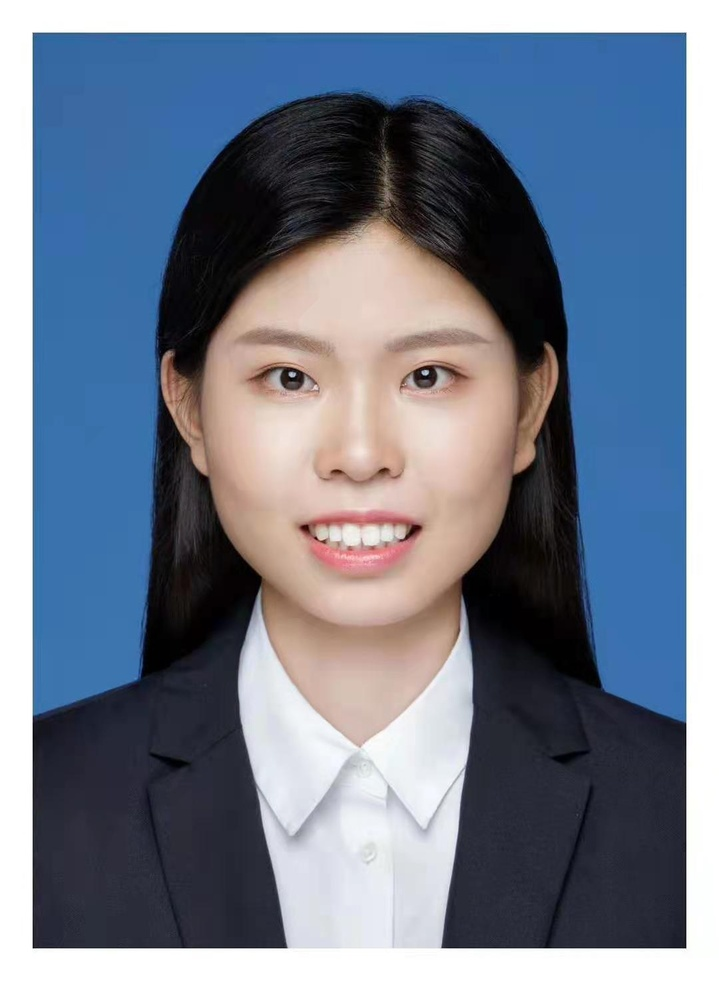
#> input picture test/pic/111.jpg, 719 x 981 px, shrunk from 1080 x 1474 before the run, found by its file name
$ python manual_depict.py
#> lines starting #> are read from the running program, lines starting #| are printed output that depends on the picture
from PIL import Image
import numpy as np
import os


# file_name = "微信图片_20210213194550.jpg"
file_name = "111.jpg"
# a = np.array(Image.open("./pic/微信图片_20210213194507.jpg").convert('L')).astype('float')
a = np.array(Image.open("./pic/" + file_name).convert('L')).astype('float')
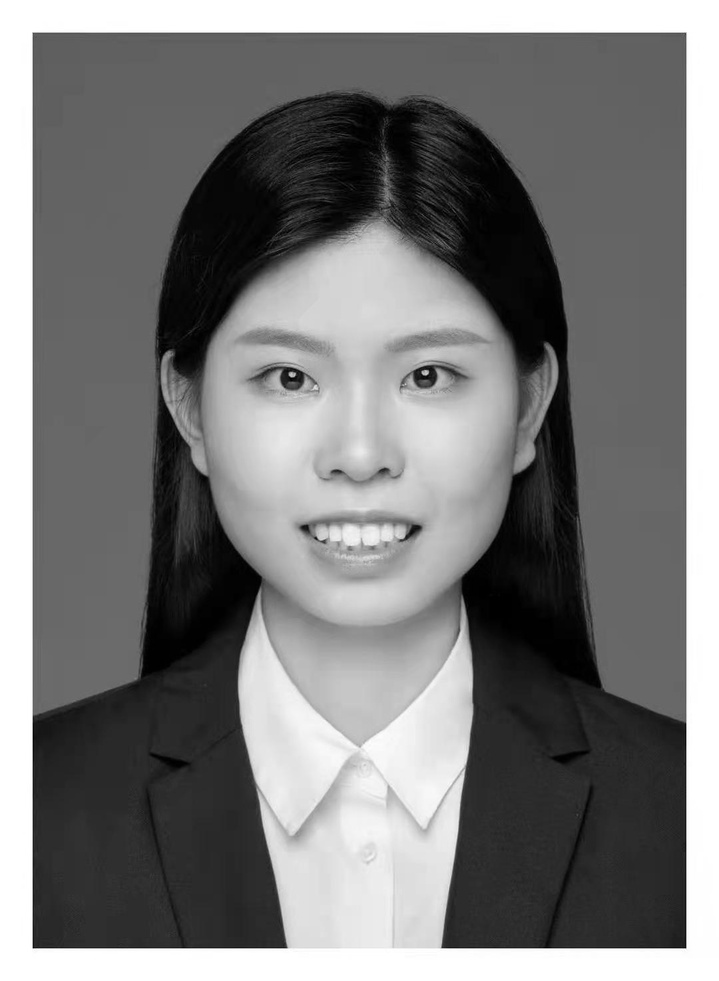
#> a: shape (981, 719) float64; min 0, max 255, mean 123


for i in range(1, 8):
    depth = i         # (0-100)
    grad_x, grad_y = np.gradient(a)     # 对图像灰度的梯度值，分别取横纵图的梯度值
    grad_x = grad_x * depth / 100.
    grad_y = grad_y * depth / 100.
    A = np.sqrt(grad_x ** 2 + grad_y ** 2 + 1.)
    uni_x = grad_x / A
    uni_y = grad_y / A
    uni_z = 1. / A

    vec_el = np.pi / 2.2                # 光源的俯视角度，弧度值
    vec_az = np.pi / 4.                 # 光源的方位角度，弧度值
    dx = np.cos(vec_el) * np.cos(vec_az)# 光源对x轴的影响
    dy = np.cos(vec_el) * np.sin(vec_az)# 光源对x轴的影响
    dz = np.sin(vec_el)  # 光源对x轴的影响

    b = 255 * (dx * uni_x + dy * uni_y + dz * uni_z)    # 光源归一化
    b = b.clip(0, 255)

    im = Image.fromarray(b.astype('uint8'))

    save_path = './' + file_name + "_"
    im.save(save_path + str(i) + ".jpg")
    print("save success!")
#> this loop made 7 passes
#> pass 1, `grad_x, grad_y = np.gradient(a)`:
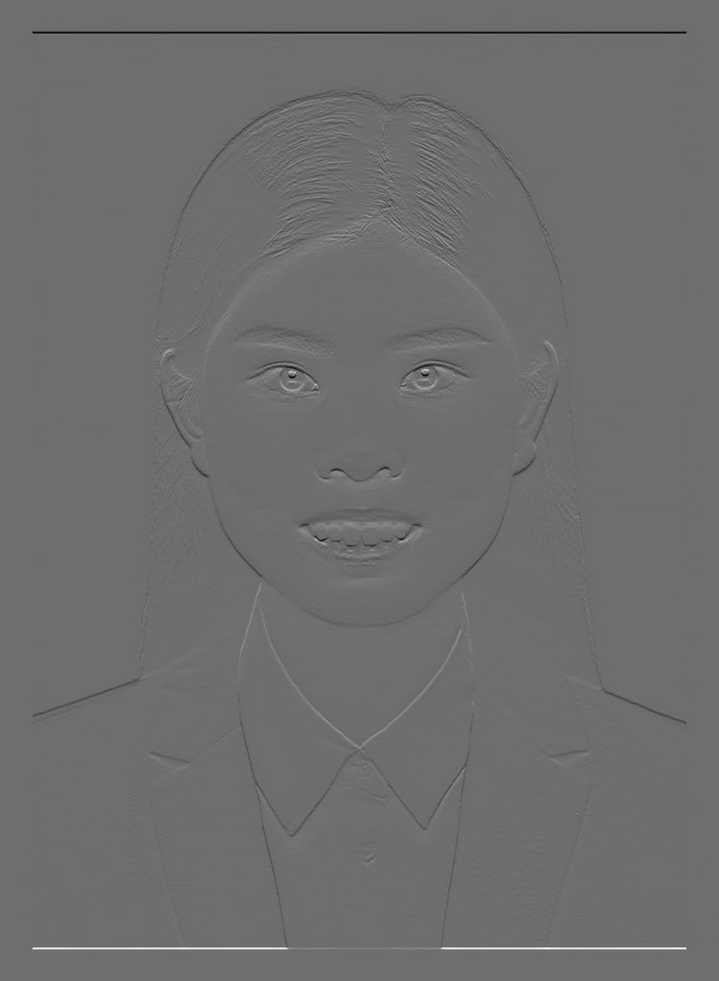
#> grad_x: shape (981, 719) float64; min -96, max 126.5, mean 0; drawn with min black and max white
#> pass 1, `grad_x, grad_y = np.gradient(a)`:
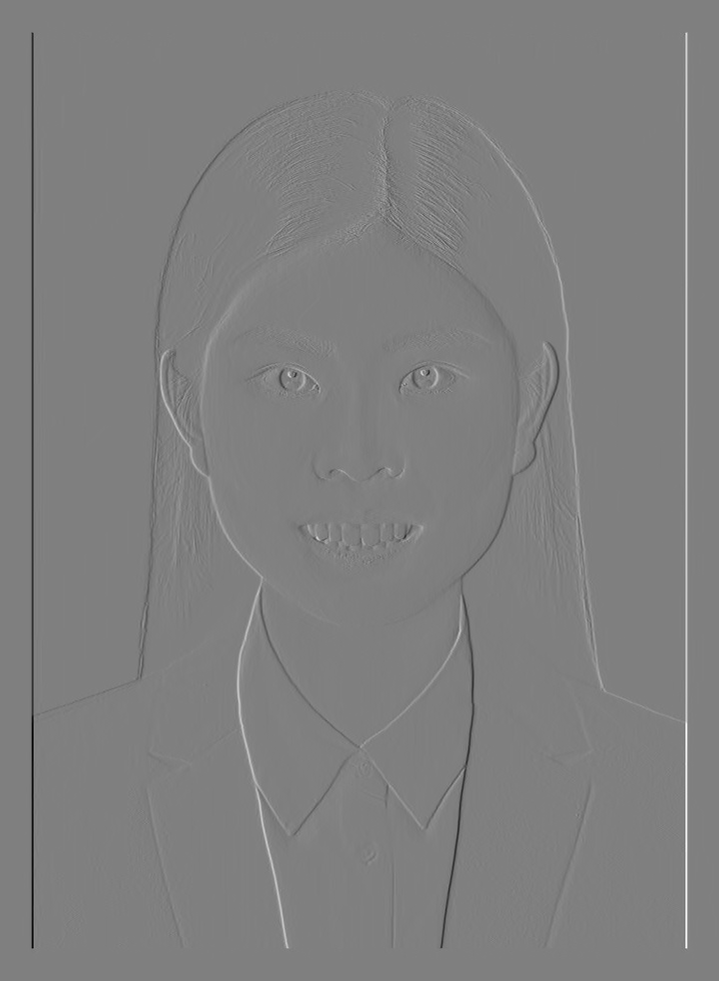
#> grad_y: shape (981, 719) float64; min -127.5, max 127, mean 0; drawn with min black and max white
#> after the loop:
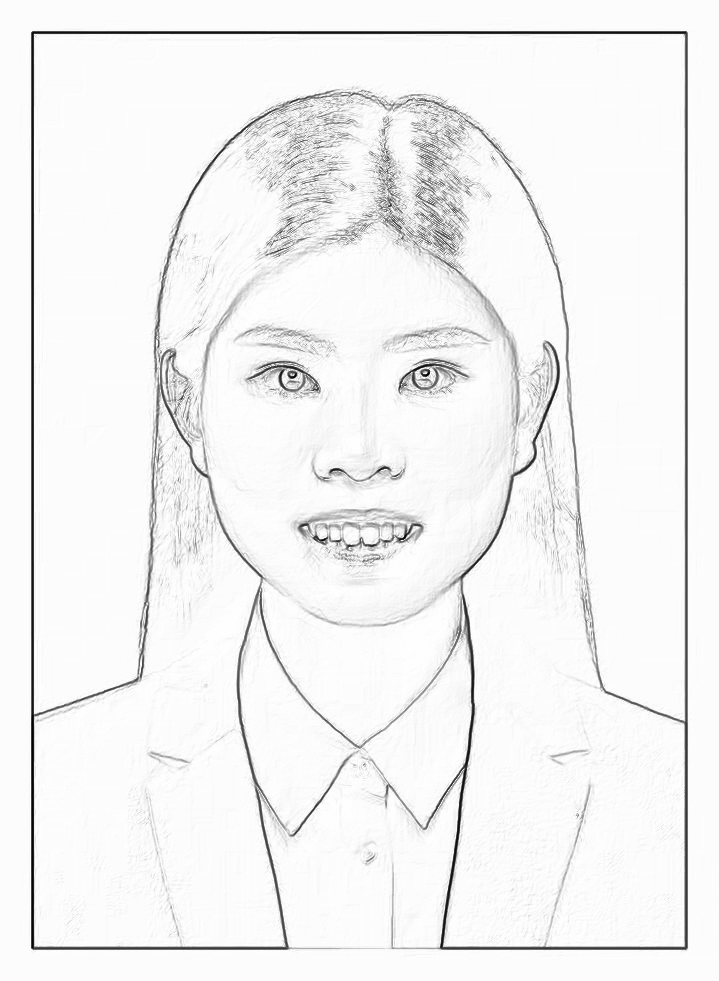
#> im: PIL image 719x981 L; min 0, max 254, mean 242.7

$ run again, with test/pic/微信图片_20210213194550.jpg copied over test/pic/111.jpg
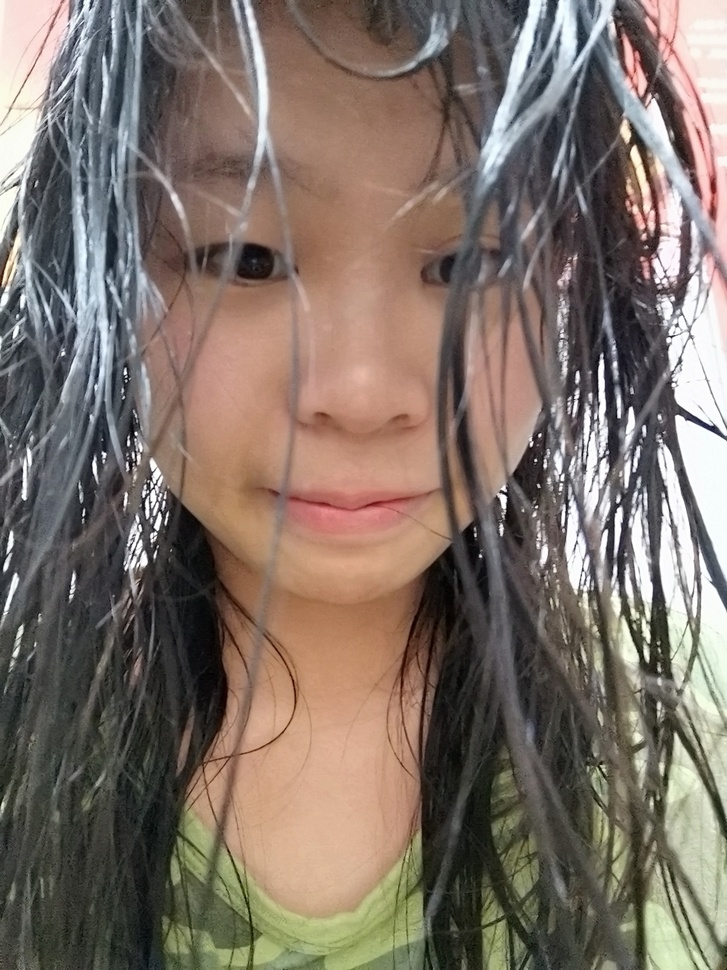
#> input picture test/pic/微信图片_20210213194550.jpg, 727 x 970 px, shrunk from 3456 x 4608 before the run, found by its file name
#> the loop `for i in range(1, 8):` made 7 passes
#> pass 1, `grad_x, grad_y = np.gradient(a)`:
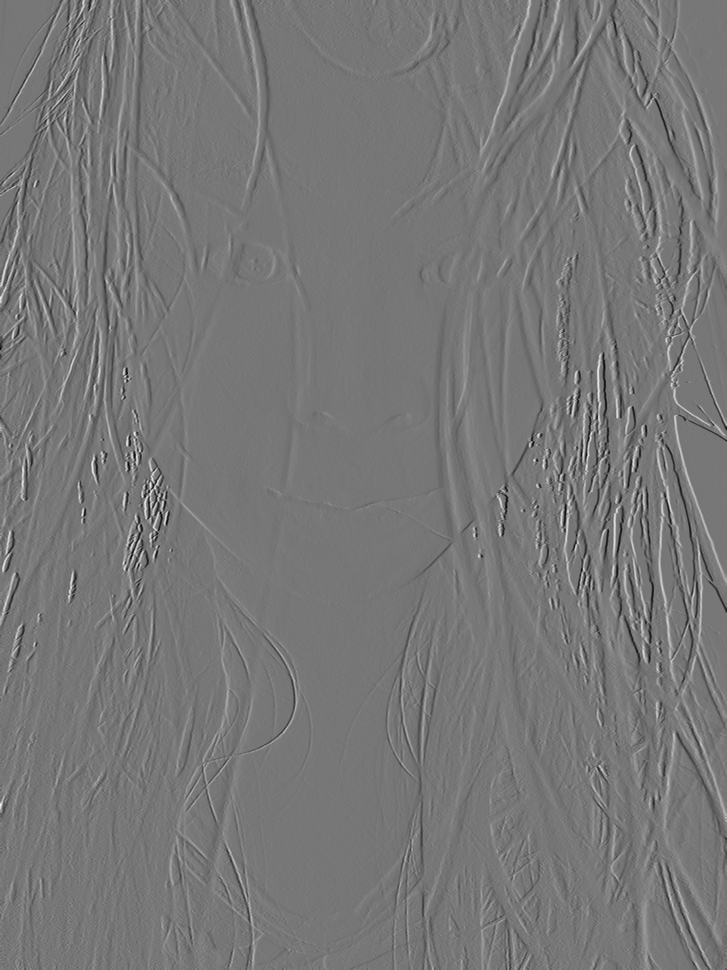
#> grad_y: shape (970, 727) float64; min -125, max 142, mean 0.1; drawn with min black and max white
#> after the loop `for i in range(1, 8):`:
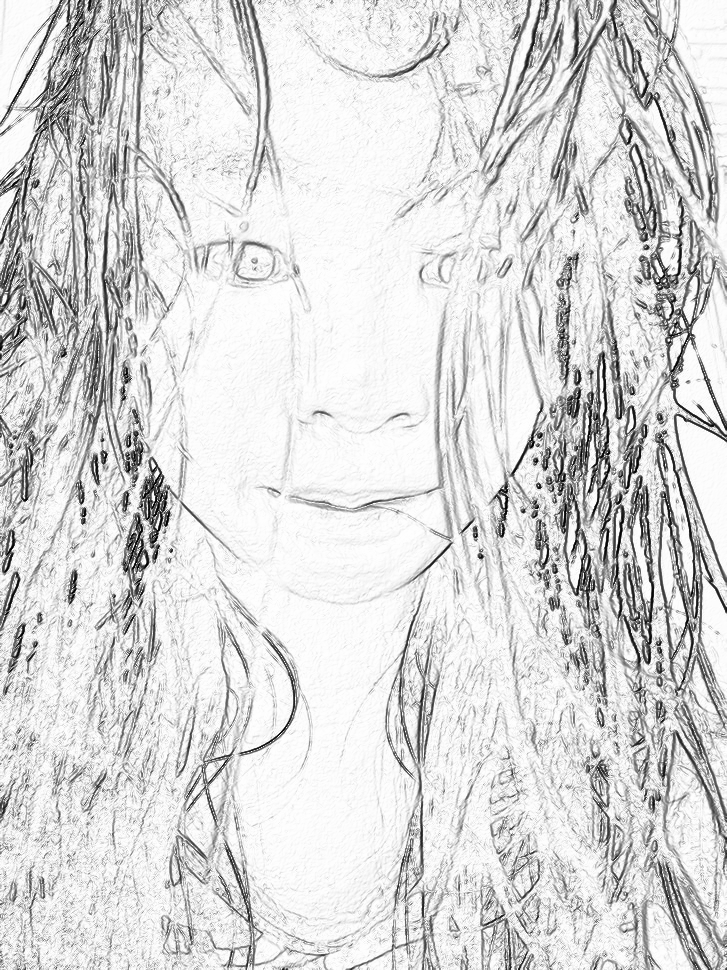
#> im: PIL image 727x970 L; min 0, max 254, mean 216.5

$ run again, with test/pic/微信图片_20210213194507.jpg copied over test/pic/111.jpg
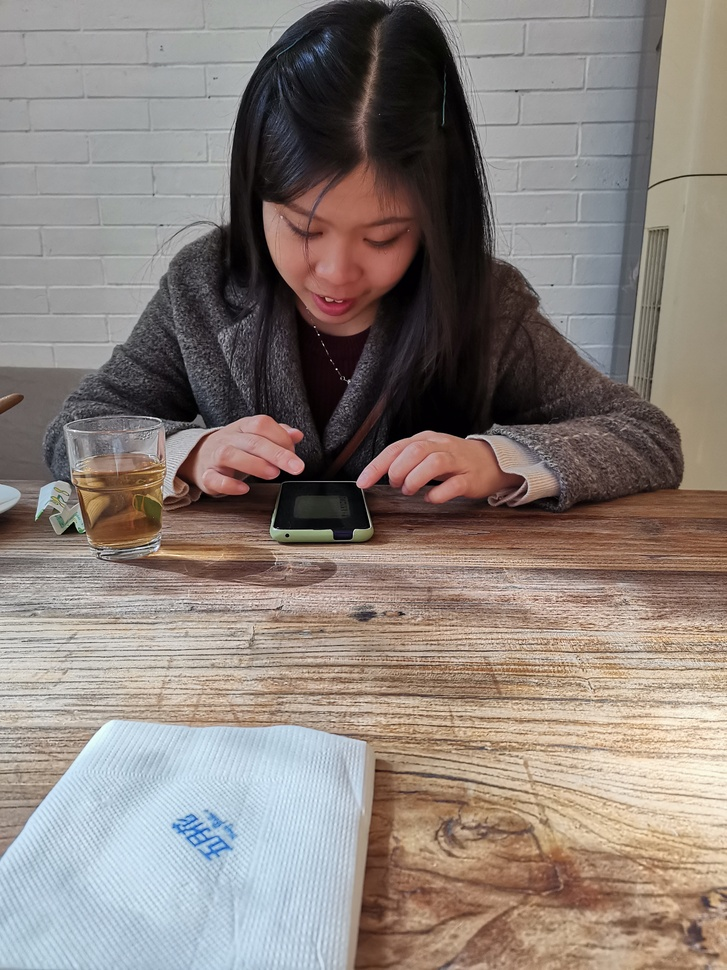
#> input picture test/pic/微信图片_20210213194507.jpg, 727 x 970 px, shrunk from 3000 x 4000 before the run, found by its file name
#> the loop `for i in range(1, 8):` made 7 passes
#> pass 1, `grad_x, grad_y = np.gradient(a)`:
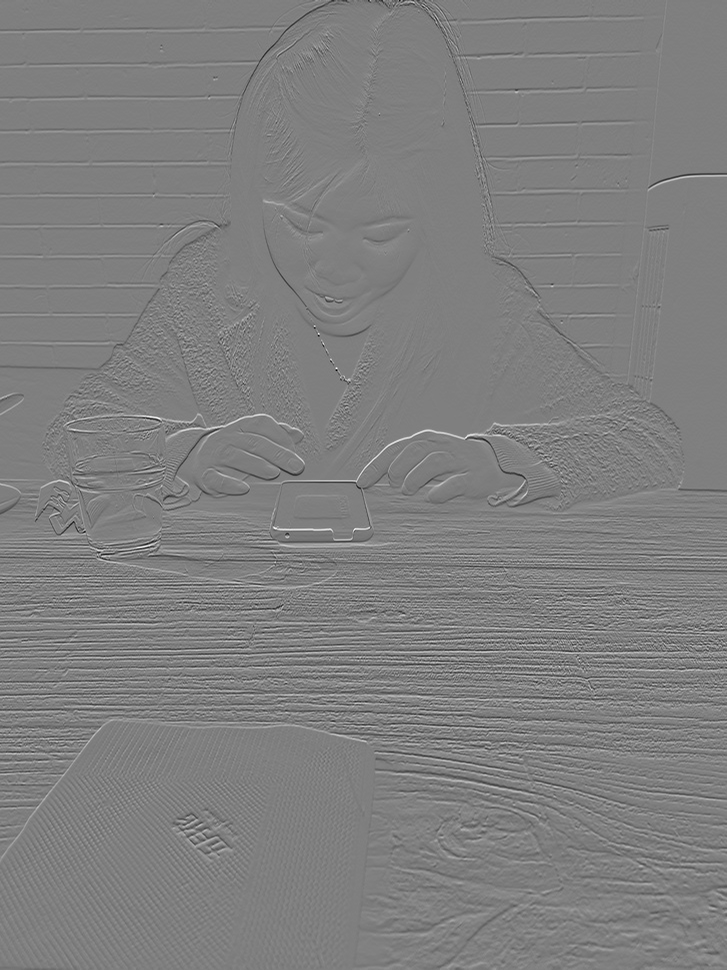
#> grad_x: shape (970, 727) float64; min -122.5, max 122.5, mean 0; drawn with min black and max white
#> after the loop `for i in range(1, 8):`:
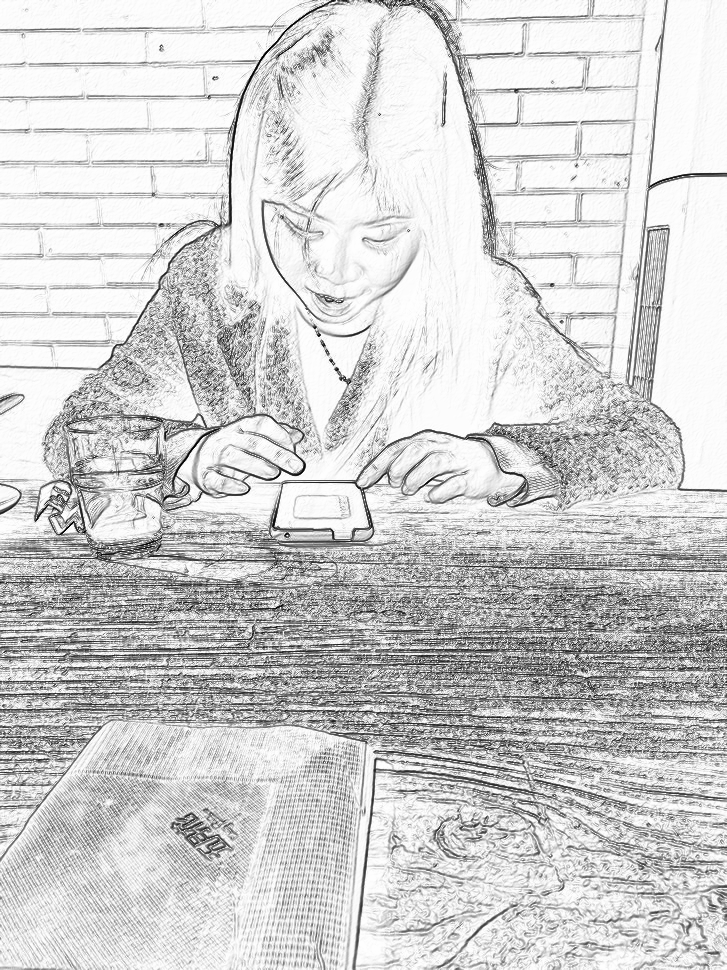
#> im: PIL image 727x970 L; min 0, max 254, mean 208.4

$ run again, with test/pic/01.jpg copied over test/pic/111.jpg
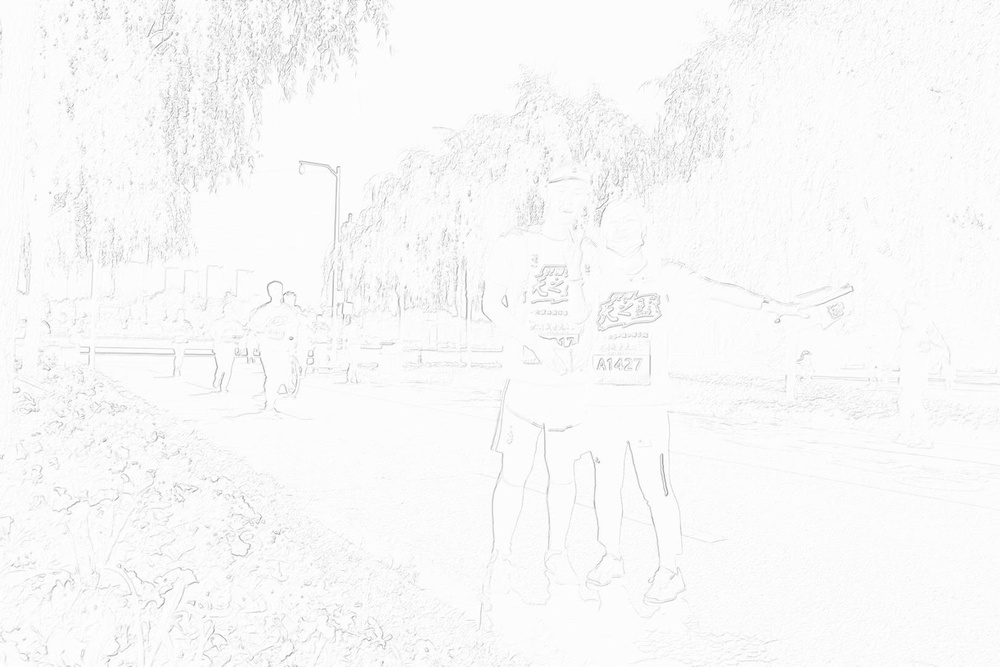
#> input picture test/pic/01.jpg, 1000 x 667 px, shrunk from 1618 x 1080 before the run, found by its file name
#> the loop `for i in range(1, 8):` made 7 passes
#> pass 1, `grad_x, grad_y = np.gradient(a)`:
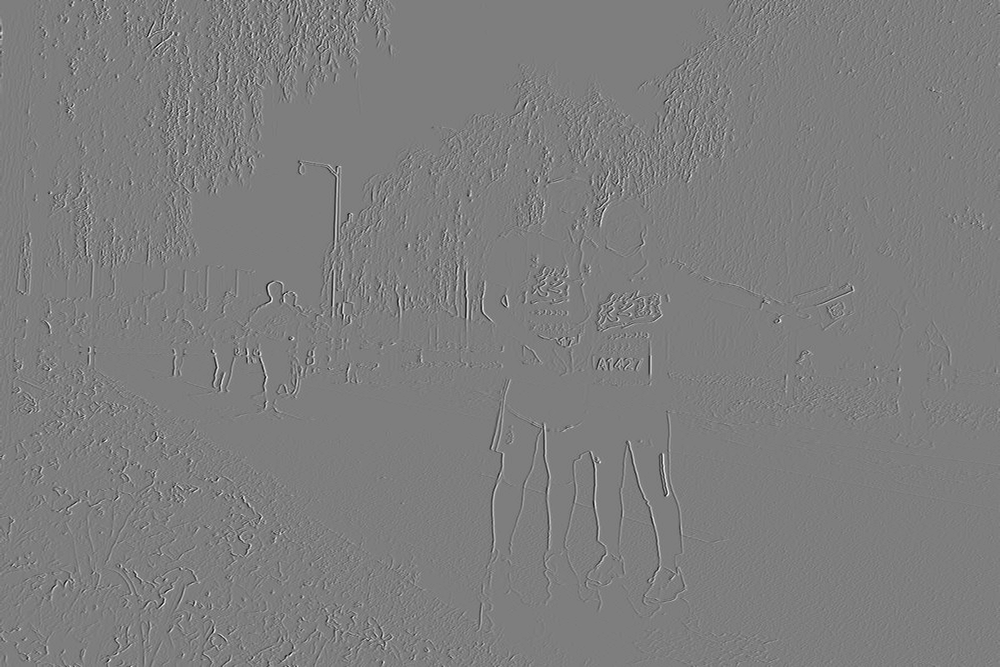
#> grad_y: shape (667, 1000) float64; min -48.5, max 49.5, mean 0; drawn with min black and max white
#> after the loop `for i in range(1, 8):`:
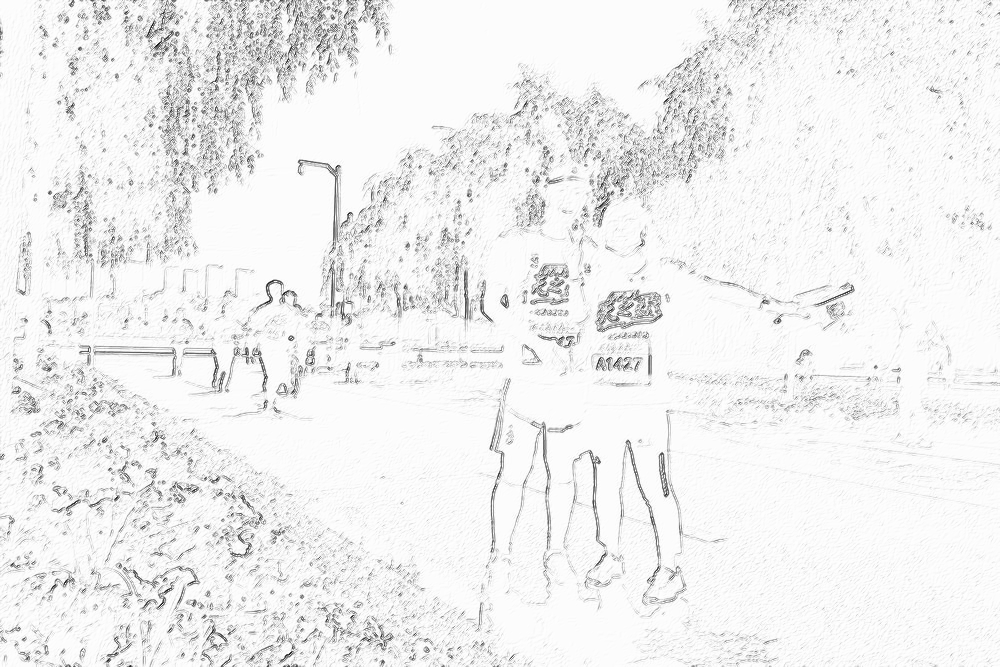
#> im: PIL image 1000x667 L; min 17, max 254, mean 240
